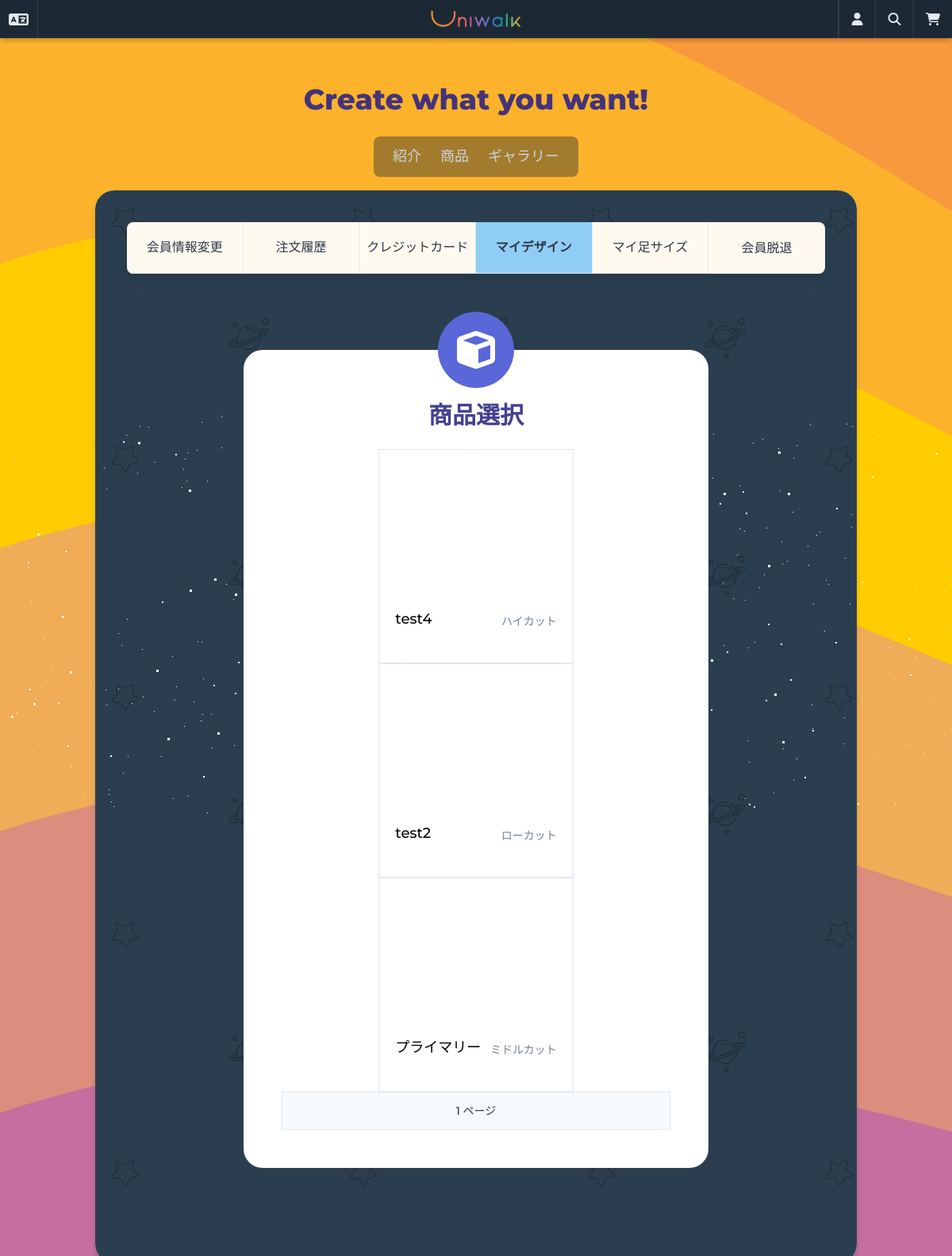
The page /users/mypage/mydesigns/select-product/ (signed in, upper part) on the database as committed earlier.
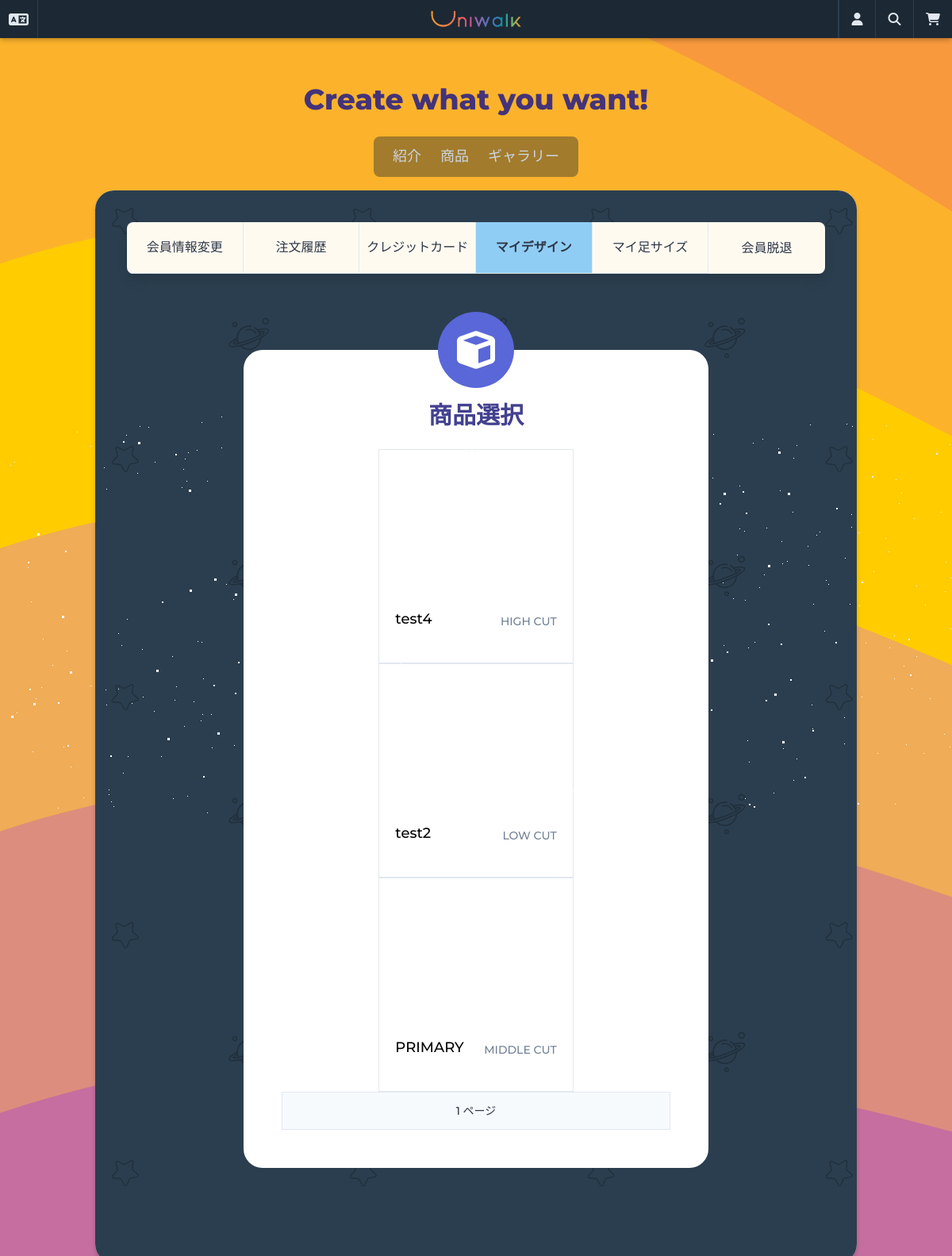
The same page on the database as committed later.
### products/models.py (models this page shows, shortened)
class Product(core_models.TimeStampedModel):
    name = models.CharField(_("商品名"), max_length=50)
    category = models.ForeignKey(
        "Category",
        verbose_name=_("商品カテゴリー"),
        related_name="product",
        on_delete=models.CASCADE,
    )
    price = models.DecimalField(_("価格"), decimal_places=0, max_digits=6)
    description = models.TextField(_("詳細説明"))
    is_active = models.BooleanField(_("販売中"), null=False, default=True)
    product_number = models.CharField(
        _("番号"), max_length=40, default=create_product_code, blank=True, null=True
    )
    product_code = models.CharField(_("商品番号"), max_length=40, blank=True, null=True)
    def total_rating(self):
        all_reviews = self.reviews.all()
        all_ratings = 0
        if len(all_reviews) > 0:
            for review in all_reviews:
                all_ratings += review.rate
            return round(all_ratings / len(all_reviews), 2)
        return 0
    total_rating.short_description = _("評点")
    @property
    def first_image(self):
        try:
            (image,) = self.images.all()[:1]
            return image.image.url
        except ValueError:
            return None
    class Meta:
        ordering = ("-created",)
        verbose_name = _("商品")
        verbose_name_plural = _("商品")

class Category(core_models.TimeStampedModel):
    product_type = models.CharField(_("商品タイプ名"), max_length=20)
    type_code = models.CharField(_("タイプコード"), max_length=2)
    class Meta:
        verbose_name = _("カテゴリー")
        verbose_name_plural = _("カテゴリー")
    def __str__(self):
        return self.product_type

### users/views.py (the view)
class SelectProductToCustomizeView(mixins.LoggedInOnlyView, ListView):
    model = product_models.Product
    template_name = "designs/select-products.html"
    context_object_name = "products"
    paginate_by = 5
    def get_queryset(self):
        return product_models.Product.objects.all().order_by("-created")

### carts/context_processors.py (called while the page is built)
def counter(request):
    item_count = 0
    if "admin" in request.META["PATH_INFO"]:
        return {}
    else:
        try:
            cart = Cart.objects.get(session_key=_session_key(request))
            cart_items = CartItem.objects.all().filter(cart=cart, active=True)
            for cart_item in cart_items:
                item_count += cart_item.quantity
        except Cart.DoesNotExist:
            item_count = 0
    return dict(item_count=item_count)

### carts/views.py (called while the page is built)
def _session_key(request):
    cart = request.session.session_key
    if not cart:
        cart = request.session.create()
    return cart

### users/models.py (called while the page is built)
    def get_absolute_url(self):
        return reverse("users:update-profile")

### templates/designs/select-products.html (shortened to what this page needs)
{% extends "base.html" %}
{% load i18n static %}
{% block content %}
<div class="mx-auto px-10 py-10 rounded-xl"
    style="background-image: url({% static 'images/pattern.svg' %}); background-repeat: repeat;">
    <div class="container mx-auto">
        <div class="w-full shadow-lg">
            {% include 'partials/mypage-menu.html' %}
        </div>
        <div class="w-full flex flex-col mb-10">
            <div
                class="container min-h-75vh bg-white w-2/3 rounded-xl h-full mx-auto my-10 flex flex-col items-center p-12 mt-24 relative">
                <div class="flex items-center justify-center bg-indigo-600 w-24 h-24 rounded-full absolute"
                    style="top: -3rem;">
                    <i class="fas fa-cube fa-3x text-white"></i>
                </div>
                <h2 class="text-indigo-800 mt-3 mb-5 text-3xl font-semibold">{% trans '商品選択' %}</h2>
                {% if products %}
                {% for product in products %}
                {% include 'mixins/designs/select-product-card.html' with product=product %}
                {% endfor %}
                <div class="flex h-12 items-center justify-center mx-auto container border border-gray-300 bg-gray-100">
                    <span class="mx-3 font-medium text-sm">
                    </span>
                </div>
                {% else %}
                <p class="flex justify-center items-center font-semibold w-full h-50vh text-center text-2xl">
                    <i class="fas fa-dizzy fa-2x text-teal-500"></i> <span class="ml-5">{% trans '商品が存在しません。' %}</span>
                </p>
                {% endif %}
            </div>
        </div>
    </div>
</div>
{% endblock content %}

### templates/mixins/designs/select-product-card.html
<div class="xl:w-1/3 md:w-1/2 sm:w-full xs:w-full overflow-hidden border border-gray-300 bg-white p-5"
    style="height: 22.5vw;">
    <a href="{% url 'users:customize' product.pk %}">
        <div class="w-full h-2/3 bg-cover bg-center mb-2" style="background-image: url({{ product.first_image }});">
        </div>
        <div class="flex flex-col h-1/3 justify-center">
            <div class="flex justify-between items-end mb-2 truncate">
                <div class="w-4/5 overflow-hidden flex">
                    <span class="text-lg text-black w-11/12 block overflow-hidden font-medium">{{ product.name }}</span>
                </div>
                <span class="text-blue-600 font-medium">
                    <span class="text-sm text-gray-600 block truncate"> {{ product.category }}</span>
                </span>
            </div>
        </div>
    </a>
</div>

Rows that differ between the two databases and show on the page:
changed through a linked row, Product "test4": category "ハイカット" → "HIGH CUT"
changed through a linked row, Product "test2": category "ローカット" → "LOW CUT"
changed Product: name "プライマリー" → "PRIMARY"; category "ミドルカット" → "MIDDLE CUT"
